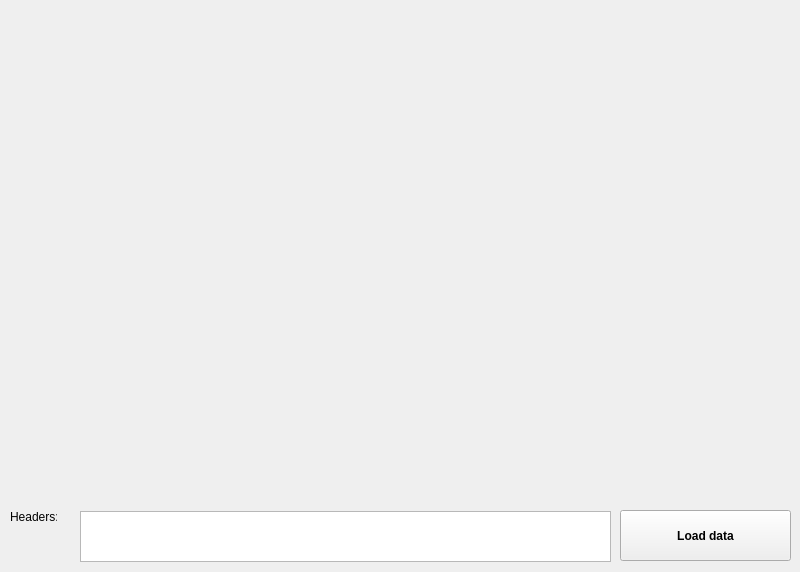
<?xml version="1.0" encoding="UTF-8"?>
<ui version="4.0">
 <class>MainWindow</class>
 <widget class="QMainWindow" name="MainWindow">
  <property name="geometry">
   <rect>
    <x>0</x>
    <y>0</y>
    <width>800</width>
    <height>572</height>
   </rect>
  </property>
  <property name="windowTitle">
   <string>MainWindow</string>
  </property>
  <widget class="QWidget" name="centralwidget">
   <widget class="QPushButton" name="pushButton">
    <property name="geometry">
     <rect>
      <x>620</x>
      <y>510</y>
      <width>171</width>
      <height>51</height>
     </rect>
    </property>
    <property name="font">
     <font>
      <weight>75</weight>
      <bold>true</bold>
     </font>
    </property>
    <property name="text">
     <string>Load data</string>
    </property>
   </widget>
   <widget class="QLabel" name="label">
    <property name="geometry">
     <rect>
      <x>10</x>
      <y>510</y>
      <width>47</width>
      <height>13</height>
     </rect>
    </property>
    <property name="text">
     <string>Headers:</string>
    </property>
   </widget>
   <widget class="QTextBrowser" name="textBrowser">
    <property name="geometry">
     <rect>
      <x>80</x>
      <y>511</y>
      <width>531</width>
      <height>51</height>
     </rect>
    </property>
    <property name="html">
     <string>&lt;!DOCTYPE HTML PUBLIC &quot;-//W3C//DTD HTML 4.0//EN&quot; &quot;http://www.w3.org/TR/REC-html40/strict.dtd&quot;&gt;
&lt;html&gt;&lt;head&gt;&lt;meta name=&quot;qrichtext&quot; content=&quot;1&quot; /&gt;&lt;style type=&quot;text/css&quot;&gt;
p, li { white-space: pre-wrap; }
&lt;/style&gt;&lt;/head&gt;&lt;body style=&quot; font-family:'MS Shell Dlg 2'; font-size:8.25pt; font-weight:400; font-style:normal;&quot;&gt;
&lt;p style=&quot;-qt-paragraph-type:empty; margin-top:0px; margin-bottom:0px; margin-left:0px; margin-right:0px; -qt-block-indent:0; text-indent:0px;&quot;&gt;&lt;br /&gt;&lt;/p&gt;&lt;/body&gt;&lt;/html&gt;</string>
    </property>
   </widget>
  </widget>
 </widget>
 <resources/>
 <connections/>
</ui>
